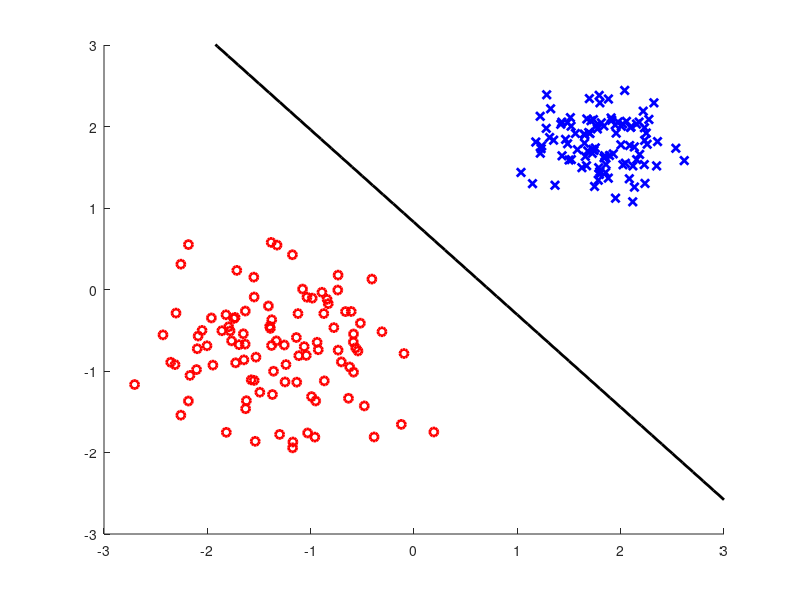

MATLAB code to generate this figure: (Note: this script raises an error after producing the figure.)
%% least square classification
% Reference: 
% 1. http://stackoverflow.com/questions/22491359/least-squares-linear-classifier-in-matlab
clear variables; clf;
%% generated data 
% Parameters for creatinga the two clusters 
M = 100;
N = 2;
variance1 = .3;
variance2 = .6;
center1 = [6 6];
center2 = [-2,-1];

X1 = variance1 * bsxfun(@plus, randn(M, N), center1);
X2 = variance2 * bsxfun(@plus, randn(M, N), center2);
X = [[X1; X2] ones(2*M, 1)];    % add intercept term
y = [ones(M, 1); -ones(M, 1)];

%% Solve least squares problem
beta.ls = inv(X' * X) * X' * y; 


%% Plot data points and OLS boundary
bound = 3; 
x = -bound:.1:bound;
boundary = -beta.ls(3)/beta.ls(2) - (beta.ls(1)/beta.ls(2))*x;

hold on;
plot(X1(:, 1), X1(:, 2), 'bx', 'linewidth', 2); 
plot(X2(:, 1), X2(:, 2), 'ro', 'linewidth', 2); 
xlim([-bound bound]); ylim([-bound bound]);
plot(x, boundary, 'k', 'linewidth', 2);
legend({'Class 0', 'Class 1', 'OLS Boundary'}, 'location', 'SE')
set(gca,'fontsize', 16)